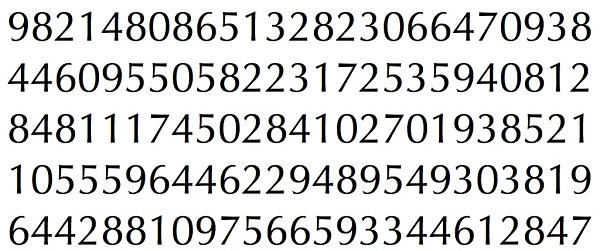
#> input picture OPENCVPROJECTS/Number Recog/image.png, 600 x 251 px, found by its file name
$ python train.py
#> lines starting #> are read from the running program, lines starting #| are printed output that depends on the picture; after the words box and inside, x2 and y2 are one past the last pixel; in counts of white or black regions, pixels touching at a corner belong together
import sys
import cv2 as cv
import numpy as np
import sys

img=cv.imread(r'E:\OLD PC FILES\Mann Files\Game Dev\GIT REPO\OPENCVFILES\OPENCVPROJECTS\Number Recog\image.png')
#> img is the input picture: shape (251, 600, 3); mean B, G, R 217.5, 217.7, 217.6
img_copy=img.copy()

gray=cv.cvtColor(img,cv.COLOR_BGR2GRAY)
blur=cv.GaussianBlur(gray,(5,5),0)
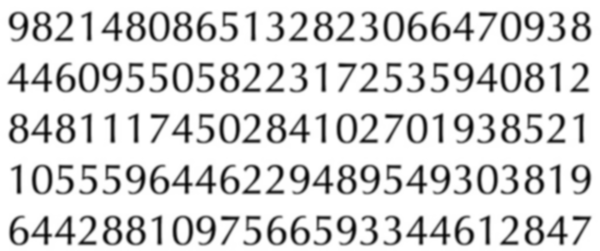
#> blur: shape (251, 600); min 4, max 255, mean 217.7
thresh=cv.adaptiveThreshold(blur,255,cv.ADAPTIVE_THRESH_GAUSSIAN_C,cv.THRESH_BINARY,11,5)
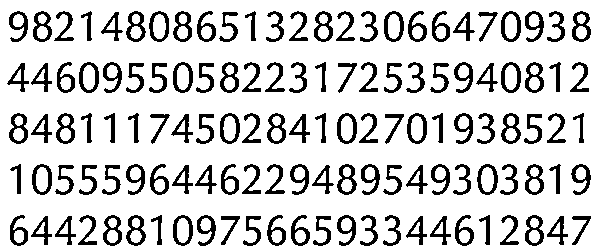
#> thresh: shape (251, 600); 82% white; 125 black regions


contours,hierarchy=cv.findContours(thresh,cv.RETR_LIST,cv.CHAIN_APPROX_SIMPLE)
#> contours = 209 contours; largest, box (x1, y1, x2, y2) and area: (0, 0, 600, 251) 149750, (476, 163, 499, 196) 556, (500, 10, 522, 43) 556, (336, 112, 358, 145) 554, (500, 61, 522, 94) 553

samples=np.empty((0,100))
responses=[]
keys=[i for i in range(48,58)]


for cnt in contours:
    if cv.contourArea(cnt) > 50:
        [x,y,w,h]=cv.boundingRect(cnt)

        if h>28:
            cv.rectangle(img,(x,y),(x+w,y+h),(0,255,0),2)
            roi=thresh[y:y+h,x:x+w]
            roi_small=cv.resize(roi,(10,10))
            cv.imshow('norm',img)
            key=cv.waitKey(0)

            if key==27:
                sys.exit()
#> (the program exits here)

$ run again, with OPENCVPROJECTS/Number Recog/test.png copied over OPENCVPROJECTS/Number Recog/image.png
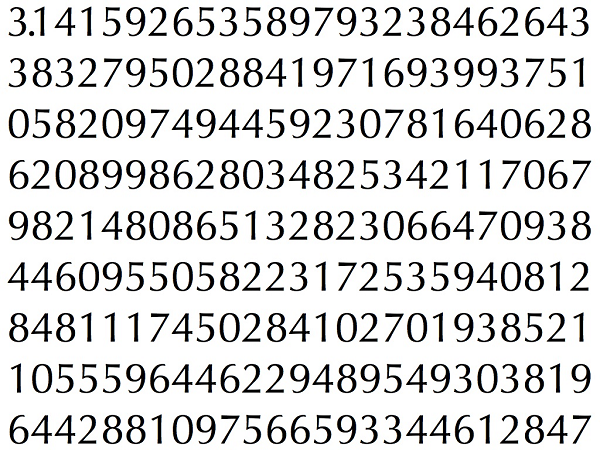
#> input picture OPENCVPROJECTS/Number Recog/test.png, 600 x 450 px, found by its file name
#> img is the input picture: shape (450, 600, 3); mean B, G, R 217.4, 217.6, 217.5
#> `blur=cv.GaussianBlur(gray,(5,5),0)`:
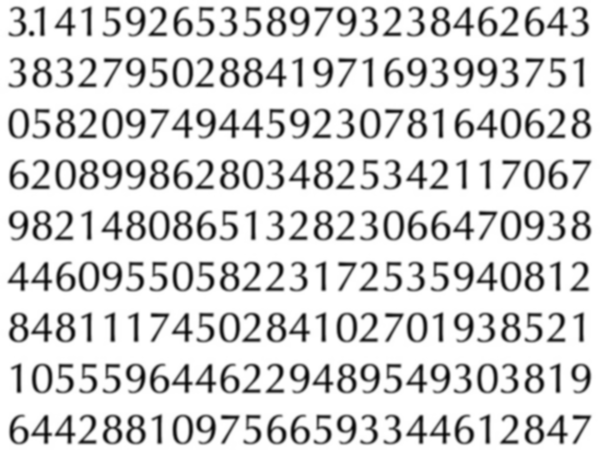
#> blur: shape (450, 600); min 4, max 255, mean 217.5
#> `thresh=cv.adaptiveThreshold(blur,255,cv.ADAPTIVE_THRESH_GAUSSIAN_C,cv...`:
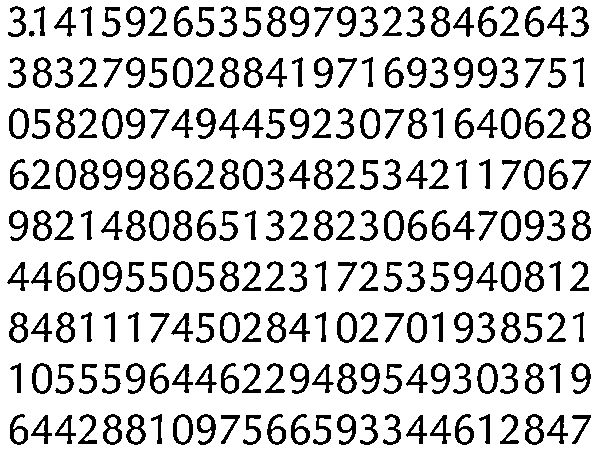
#> thresh: shape (450, 600); 81.9% white; 226 black regions
#> contours = 374 contours; largest, box (x1, y1, x2, y2) and area: (0, 0, 600, 450) 268951, (476, 362, 499, 395) 556, (500, 209, 522, 242) 556, (500, 107, 522, 140) 554, (336, 311, 358, 344) 554
